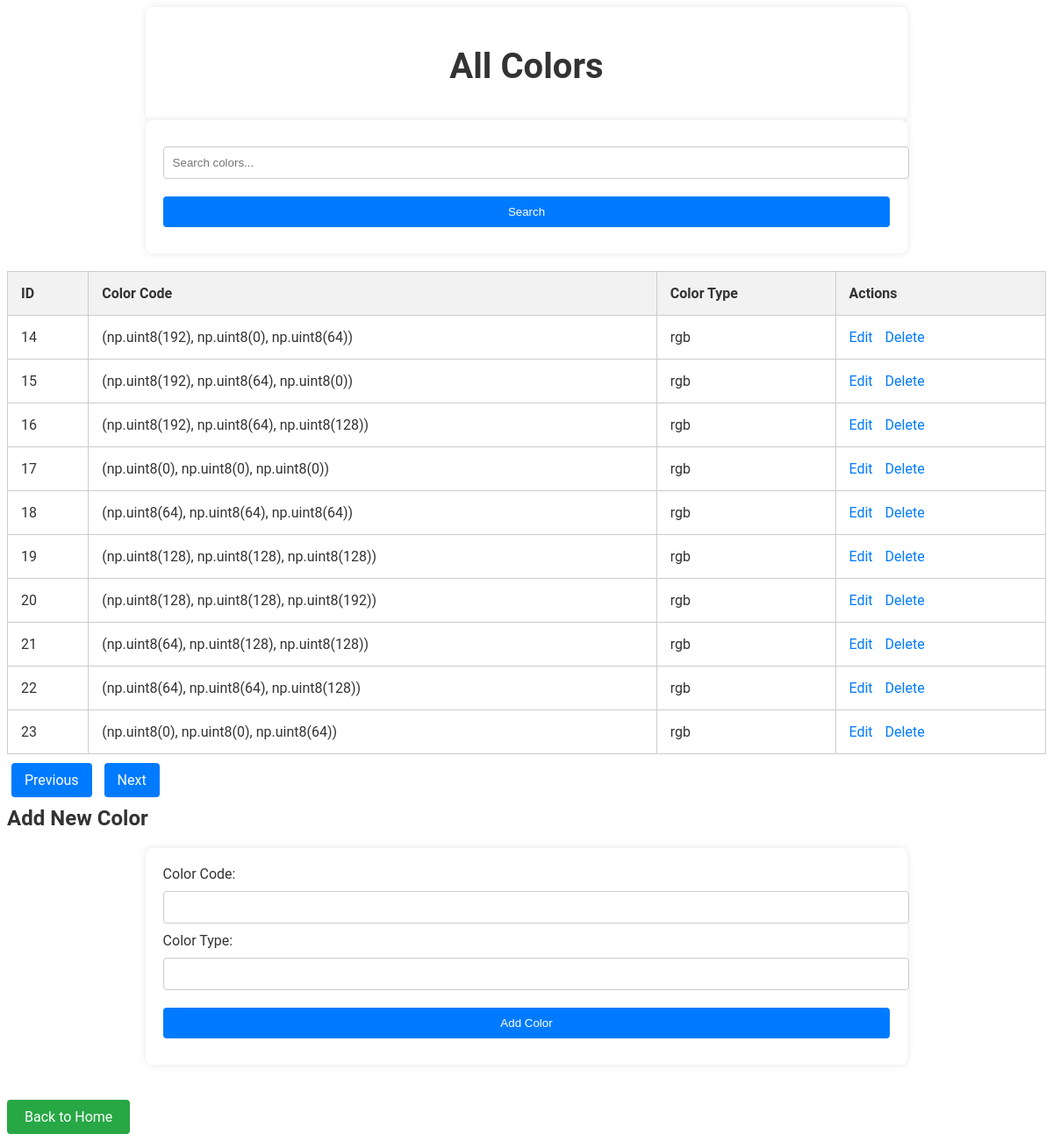
The app's page /colors?page=2&search= with its own data.
### app.py (models this page shows)
class ColorPalette(db.Model):
    id = db.Column(db.Integer, primary_key=True)
    color_code = db.Column(db.String(7), nullable=False)
    color_type = db.Column(db.String(3), nullable=False)

### app.py (the view)
@app.route('/colors', methods=['GET', 'POST'])
def colors():
    search_query = request.args.get('search', '')
    page = request.args.get('page', 1, type=int)
    if search_query:
        colors = ColorPalette.query.filter(
            (ColorPalette.color_code.contains(search_query)) |
            (ColorPalette.color_type.contains(search_query))
        ).paginate(page=page, per_page=10)
    else:
        colors = ColorPalette.query.paginate(page=page, per_page=10)
    return render_template('colors.html', colors=colors, search_query=search_query)

### templates/colors.html (shortened to what this page needs)
<!DOCTYPE html>
<html lang="en">
<head>
</head>
<body>
    <header>
        <h1>All Colors</h1>
    </header>
    <form method="GET" action="{{ url_for('colors') }}">
        <input type="text" name="search" placeholder="Search colors..." value="{{ search_query }}">
        <input type="submit" value="Search">
    </form>
    <table>
        <tr>
            <th>ID</th>
            <th>Color Code</th>
            <th>Color Type</th>
            <th>Actions</th>
        </tr>
        {% for color in colors.items %}
        <tr>
            <td>{{ color.id }}</td>
            <td>{{ color.color_code }}</td>
            <td>{{ color.color_type }}</td>
            <td class="actions">
                <a href="{{ url_for('edit_color', id=color.id) }}">Edit</a>
                <a href="{{ url_for('delete_color', id=color.id) }}">Delete</a>
            </td>
        </tr>
        {% endfor %}
    </table>
    <div class="pagination">
        {% if colors.has_prev %}
            <a href="{{ url_for('colors', page=colors.prev_num, search=search_query) }}">Previous</a>
        {% endif %}
        {% if colors.has_next %}
            <a href="{{ url_for('colors', page=colors.next_num, search=search_query) }}">Next</a>
        {% endif %}
    </div>
    <h2>Add New Color</h2>
    <form action="{{ url_for('colors') }}" method="POST" class="add-color-form">
        <label for="color_code">Color Code:</label>
        <input type="text" id="color_code" name="color_code" required>
        <br>
        <label for="color_type">Color Type:</label>
        <input type="text" id="color_type" name="color_type" required>
        <br>
        <input type="submit" value="Add Color">
    </form>
    <a href="{{ url_for('index') }}" class="back-to-home-link">Back to Home</a>
</body>
</html>

### templates/colors.html (style rules this page uses)
body { font-family: 'Roboto', sans-serif; background: url('https://source.unsplash.com/1600x900/?nature,forest') no-repeat center center fixed; background-size: cover; color: #333; overflow-x: hidden; }
header, form, main { margin: auto; width: 70%; padding: 1.1rem 1.2rem; background: rgba(255, 255, 255, 0.8); border-radius: 8px; box-shadow: 0 0 10px rgba(0, 0, 0, 0.1); }
h1 { font-size: 2.5rem; margin-bottom: 20px; color: #333; text-align: center; animation: fadeIn 2s ease-in-out; }
form { background-color: #fff; padding: 20px; border-radius: 8px; box-shadow: 0 0 10px rgba(0, 0, 0, 0.1); margin-bottom: 20px; animation: slideIn 1s ease-in-out; }
input[type="text"], input[type="submit"] { margin: 10px 0; padding: 10px; width: 100%; border: 1px solid #ccc; border-radius: 4px; }
input[type="submit"] { background-color: #007BFF; color: white; border: none; padding: 10px 20px; border-radius: 4px; transition: background-color 0.3s ease; cursor: pointer; }
table { width: 100%; border-collapse: collapse; margin-bottom: 20px; animation: fadeIn 1s ease-in-out; }
table, th, td { border: 1px solid #ccc; }
th, td { padding: 15px; text-align: left; }
th { background-color: #f2f2f2; }
.actions a { margin-right: 10px; color: #007BFF; text-decoration: none; transition: color 0.3s ease; }
.pagination a { margin: 0 5px; padding: 10px 15px; background-color: #007BFF; color: white; text-decoration: none; border-radius: 4px; transition: background-color 0.3s ease; }
.add-color-form { background-color: #fff; padding: 20px; border-radius: 8px; box-shadow: 0 0 10px rgba(0, 0, 0, 0.1); animation: slideIn 1s ease-in-out; }
.back-to-home-link { display: inline-block; margin-top: 20px; padding: 10px 20px; background-color: #28a745; color: white; text-decoration: none; border-radius: 4px; transition: background-color 0.3s ease; }

### records on screen
ColorPalette: id "14", color_code "(np.uint8(192), np.uint8(0), np.uint8(64))", color_type "rgb"
ColorPalette: id "15", color_code "(np.uint8(192), np.uint8(64), np.uint8(0))", color_type "rgb"
ColorPalette: id "16", color_code "(np.uint8(192), np.uint8(64), np.uint8(128))", color_type "rgb"
ColorPalette: id "17", color_code "(np.uint8(0), np.uint8(0), np.uint8(0))", color_type "rgb"
ColorPalette: id "18", color_code "(np.uint8(64), np.uint8(64), np.uint8(64))", color_type "rgb"
ColorPalette: id "19", color_code "(np.uint8(128), np.uint8(128), np.uint8(128))", color_type "rgb"
ColorPalette: id "20", color_code "(np.uint8(128), np.uint8(128), np.uint8(192))", color_type "rgb"
ColorPalette: id "21", color_code "(np.uint8(64), np.uint8(128), np.uint8(128))", color_type "rgb"
ColorPalette: id "22", color_code "(np.uint8(64), np.uint8(64), np.uint8(128))", color_type "rgb"
ColorPalette: id "23", color_code "(np.uint8(0), np.uint8(0), np.uint8(64))", color_type "rgb"
